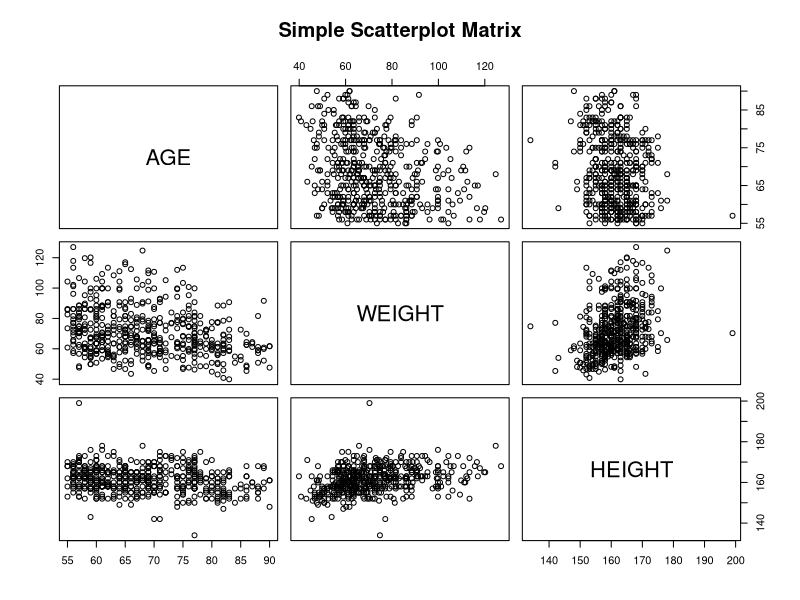

Reproduce this figure in R.
## ---- chunk 1
knitr::opts_chunk$set(echo = TRUE)
## ---- chunk 2
setwd("D:/git/DPH101-xjtlu/Y3/week03_ass_9.23")
## ---- chunk 3
GLOW500_WORK <- read.csv("GLOW500.csv")
## ---- chunk 4
mean(GLOW500_WORK$AGE); var(GLOW500_WORK$AGE)
## ---- chunk 5
pairs(~AGE + WEIGHT + HEIGHT, data=GLOW500_WORK, main="Simple Scatterplot Matrix")
